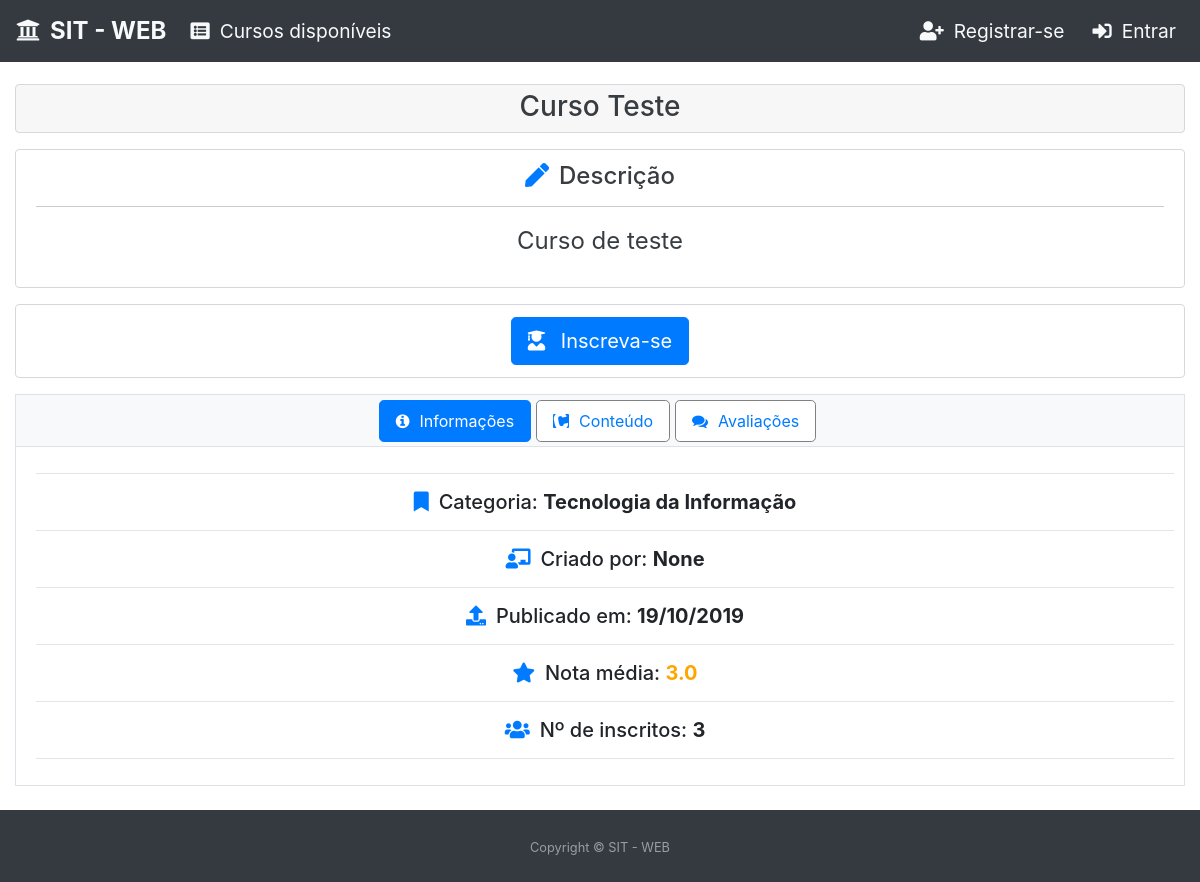
The page /informacoes-curso/1 on the database its author committed.
### core/models.py (models this page shows, shortened)
class Curso(models.Model):
    objects = CursoManager()
    titulo = models.CharField(unique=True, max_length=70)
    categoria = models.ForeignKey(Categoria, on_delete=models.CASCADE)
    usuario = models.ForeignKey(AUTH_USER_MODEL, on_delete=models.CASCADE)
    nome_instrutor = models.CharField(null=True, blank=True, max_length=50)
    palavras_chaves = models.CharField(max_length=150, null=True, blank=True)
    descricao = models.TextField(max_length=250, null=True, blank=True)
    publicado = models.BooleanField(default=False)
    data_publicado = models.DateTimeField(null=True, blank=True)
    data_criacao = models.DateTimeField(auto_now_add=True, null=True, blank=True)
    data_atualizacao = models.DateTimeField(auto_now=True, null=True, blank=True)
    class Meta:
        verbose_name = "Curso"
        verbose_name_plural = "Cursos"
    class CustomMeta:
        ordering_field = 'titulo'
        search_fields = ['titulo', 'categoria__titulo', 'usuario__username', 'palavras_chaves', 'descricao']
    def obtem_nota_media(self):
        nota_media_curso = 0
        avaliacoes = Avaliacao.objects.filter(
            curso=self
        )
        if avaliacoes.count() > 0:
            nota_media_curso = avaliacoes.aggregate(
                Avg('nota')
            )['nota__avg']
        nota_media_curso = float("{0:.1f}".format(nota_media_curso, 1))
        return nota_media_curso
    def tem_conteudo(self):
        unidades = Unidade.objects.filter(curso=self)
        if unidades.count() > 0:
            videos = Video.objects.filter(unidade__in=unidades)
            if videos.count() > 0:
                return True
        else:
            return False
    def obtem_unidades(self):
        unidades_curso = Unidade.objects.filter(
            curso=self
        ).order_by(
            'ordem'
        )
        return unidades_curso
    def obtem_videos(self):
        unidades_curso = self.obtem_unidades()
        videos_curso = Video.objects.filter(
            unidade__in=unidades_curso
        )
        return videos_curso
    def obtem_arquivos(self):
        unidades_curso = self.obtem_unidades()
        arquivos_curso = Arquivo.objects.filter(
            unidade__in=unidades_curso
        )
        return arquivos_curso
    def obtem_questionarios(self):
        unidades_curso = self.obtem_unidades()
        questionarios_curso = Questionario.objects.filter(
            unidade__in=unidades_curso
        )
        return questionarios_curso
    def obtem_numero_inscritos(self):
        numero_inscritos = Inscricao.objects.filter(curso=self).count()
        return numero_inscritos

class Categoria(models.Model):
    objects = CategoriaManager()
    titulo = models.CharField(max_length=40)
    data_criacao = models.DateTimeField(auto_now_add=True, null=True, blank=True)
    data_atualizacao = models.DateTimeField(auto_now=True, null=True, blank=True)
    class Meta:
        verbose_name = "Categoria"
        verbose_name_plural = "Categorias"
    class CustomMeta:
        ordering_field = 'titulo'
        search_fields = ['titulo',]

class Video(models.Model):
    objects = VideoManager()
    titulo = models.CharField(max_length=70)
    unidade = models.ForeignKey(Unidade, on_delete=models.CASCADE)
    video_interno = models.BooleanField(default=False)
    url = models.URLField(max_length=200, null=True, blank=True)
    caminho = models.FileField(upload_to='videos', storage=gd_storage, null=True, blank=True, default=None)
    arquivo_media_url = models.CharField(max_length=250, null=True, blank=True)
    ordem = OrderField(blank=True, for_fields=['unidade'])
    data_criacao = models.DateTimeField(auto_now_add=True, null=True, blank=True)
    data_atualizacao = models.DateTimeField(auto_now=True, null=True, blank=True)
    class Meta:
        verbose_name = "Vídeo"
        verbose_name_plural = "Vídeos"
        ordering = ['ordem']
        unique_together = (('unidade', 'ordem'))
    class CustomMeta:
        ordering_field = 'titulo'
        search_fields = ['titulo', 'unidade__titulo']

### core/views.py (the view)
# urls.py: path('informacoes-curso/<int:id>',          informacoesCursoView,                           name='informacoes-curso'),
def informacoesCursoView(request, id):
    curso_sem_conteudo = False
    unidades = None
    avaliacoes = None
    aluno_inscrito_curso = False
    perfil_aluno = False
    usuario_anonimo = False
    nota_media_curso = "Sem nota"
    numero_unidades = 0
    numero_videos = 0
    numero_arquivos = 0
    numero_questionarios = 0
    numero_avaliacoes = 0
    numero_avaliacoes_nota_1 = 0
    numero_avaliacoes_nota_2 = 0
    numero_avaliacoes_nota_3 = 0
    numero_avaliacoes_nota_4 = 0
    numero_avaliacoes_nota_5 = 0
    percentual_nota_1 = 0
    percentual_nota_2 = 0
    percentual_nota_3 = 0
    percentual_nota_4 = 0
    percentual_nota_5 = 0
    classe_nota_1 = ''
    classe_nota_2 = ''
    classe_nota_3 = ''
    classe_nota_4 = ''
    classe_nota_5 = ''
    curso = get_object_or_404(Curso, pk=id, publicado=True)
    categoria = curso.categoria.titulo
    if curso.usuario.tem_perfil_instrutor():
        instrutor = curso.usuario.get_full_name()
    else:
        instrutor = curso.nome_instrutor
    numero_inscritos = curso.obtem_numero_inscritos()
    if not request.user.is_anonymous:
        if request.user.tem_perfil_aluno():
            perfil_aluno = True
            if Inscricao.objects.usuario_inscrito_curso(
                    usuario=request.user,
                    curso=curso
            ):
                aluno_inscrito_curso = True
    else:
        usuario_anonimo = True
    if curso.tem_conteudo():
        unidades = Unidade.objects.filter(curso=curso)
        unidades_list_ids = []
        for unidade in unidades:
            videos = Video.objects.filter(unidade=unidade).order_by('ordem')
            arquivos = Arquivo.objects.filter(unidade=unidade).order_by('ordem')
            questionarios = Questionario.objects.filter(unidade=unidade).order_by(
                'ordem')
            if videos.count() > 0 or arquivos.count() > 0 or questionarios.count() > 0:
                unidades_list_ids.append(unidade.id)
        unidades = Unidade.objects.filter(id__in=unidades_list_ids)
        avaliacoes = Avaliacao.objects.filter(curso=curso)
        numero_avaliacoes = avaliacoes.count()
        for avaliacao in avaliacoes:
            if avaliacao.nota == 1:
                numero_avaliacoes_nota_1 = numero_avaliacoes_nota_1 + 1
            if avaliacao.nota == 2:
                numero_avaliacoes_nota_2 = numero_avaliacoes_nota_2 + 1
            if avaliacao.nota == 3:
                numero_avaliacoes_nota_3 = numero_avaliacoes_nota_3 + 1
            if avaliacao.nota == 4:
                numero_avaliacoes_nota_4 = numero_avaliacoes_nota_4 + 1
            if avaliacao.nota == 5:
                numero_avaliacoes_nota_5 = numero_avaliacoes_nota_5 + 1
        if numero_avaliacoes > 0:
            percentual_nota_1 = (numero_avaliacoes_nota_1 * 100) / numero_avaliacoes
            percentual_nota_2 = (numero_avaliacoes_nota_2 * 100) / numero_avaliacoes
            percentual_nota_3 = (numero_avaliacoes_nota_3 * 100) / numero_avaliacoes
            percentual_nota_4 = (numero_avaliacoes_nota_4 * 100) / numero_avaliacoes
            percentual_nota_5 = (numero_avaliacoes_nota_5 * 100) / numero_avaliacoes
        percentual_nota_1 = "{:.2f}".format(percentual_nota_1)
        percentual_nota_2 = "{:.2f}".format(percentual_nota_2)
        percentual_nota_3 = "{:.2f}".format(percentual_nota_3)
        percentual_nota_4 = "{:.2f}".format(percentual_nota_4)
        percentual_nota_5 = "{:.2f}".format(percentual_nota_5)
        nota_media_curso = "SEM NOTA"
        if avaliacoes.count() > 0:
            nota_media_curso = curso.obtem_nota_media()
            nota_media_curso = "{:.1f}".format(nota_media_curso)
        numero_unidades = unidades.count()
        numero_videos = curso.obtem_videos().count()
        numero_arquivos = curso.obtem_arquivos().count()
        numero_questionarios = curso.obtem_questionarios().count()
        if nota_media_curso is not None and nota_media_curso != "SEM NOTA":
            dict_classe_nota = obtem_classe_notas(float(nota_media_curso))
            classe_nota_1 = dict_classe_nota['nota_1']
            classe_nota_2 = dict_classe_nota['nota_2']
            classe_nota_3 = dict_classe_nota['nota_3']
            classe_nota_4 = dict_classe_nota['nota_4']
            classe_nota_5 = dict_classe_nota['nota_5']
    else:
        curso_sem_conteudo = True
    return render(
        request,
        'core/curso-informacoes.html',
        {
            'curso': curso,
            'categoria': categoria,
            'instrutor': instrutor,
            'numero_inscritos': numero_inscritos,
            'curso_sem_conteudo': curso_sem_conteudo,
            'perfil_aluno': perfil_aluno,
            'usuario_anonimo': usuario_anonimo,
            'aluno_inscrito_curso': aluno_inscrito_curso,
            'unidades': unidades,
            'avaliacoes': avaliacoes,
            'nota_media_curso': nota_media_curso,
            'numero_unidades': numero_unidades,
            'numero_videos': numero_videos,
            'numero_arquivos': numero_arquivos,
            'numero_questionarios': numero_questionarios,
            'numero_avaliacoes': numero_avaliacoes,
            'numero_avaliacoes_nota_1': numero_avaliacoes_nota_1,
            'numero_avaliacoes_nota_2': numero_avaliacoes_nota_2,
            'numero_avaliacoes_nota_3': numero_avaliacoes_nota_3,
            'numero_avaliacoes_nota_4': numero_avaliacoes_nota_4,
            'numero_avaliacoes_nota_5': numero_avaliacoes_nota_5,
            'percentual_nota_1': percentual_nota_1,
            'percentual_nota_2': percentual_nota_2,
            'percentual_nota_3': percentual_nota_3,
            'percentual_nota_4': percentual_nota_4,
            'percentual_nota_5': percentual_nota_5,
            'classe_nota_1': classe_nota_1,
            'classe_nota_2': classe_nota_2,
            'classe_nota_3': classe_nota_3,
            'classe_nota_4': classe_nota_4,
            'classe_nota_5': classe_nota_5,
        }
    )

### accounts/models.py (called while the page is built)
    def tem_perfil_instrutor(self):
        if self.perfil == self.INSTRUTOR:
            return True
        return False

### core/templates/core/curso-informacoes.html (shortened to what this page needs)
{% extends  'base-home-page.html' %}
{% load static %}
{% block conteudo-home-page %}
    <div id="page-content">
        <section class="py-4" style="margin-top: 60px;">
            <div id="content" class="container-fluid">
              <div class="alert alert-secondary" role="alert" style="background-color: rgba(0,0,0,.03); padding: 0;">
                <h3 class="text-center" style="margin-top: 5px;">{{ curso.titulo }}</h3>
              </div>
              <div class="alert alert-secondary" role="alert" style="background-color: white;">
                  <h4 class="text-center"><i class="fas fa-pen class-icone-content"></i>Descrição</h4>
                  <hr/>
                  <p class="text-center" style="font-size: 1.5rem;">
                      {{ curso.descricao }}
                  </p>
              </div>
              <div class="alert alert-secondary" role="alert" style="background-color: white;">
                  {% if perfil_aluno == True and aluno_inscrito_curso == False or usuario_anonimo == True %}
                  <div class="col text-center" style="margin-bottom: 0px;">
                      <a href="/inscricao-curso/{{curso.id}}" class="btn btn-primary btn-lg" role="button" title="Realiza inscrição no curso">
                          <i class="fas fa-user-graduate class-icone-button"></i>
                              Inscreva-se
                      </a>
                  </div>
                  {% endif %}
              </div>
              <ul class="nav nav-tabs nav-tabs-content justify-content-center" id="navegacao-curso" role="tablist">
                  <li class="nav-item">
                      <a class="nav-link nav-link-content active" id="informacoes-tab" data-toggle="tab" href="#informacoes-curso" role="tab" aria-controls="informacoes-curso" aria-selected="false" title="Informações gerais do curso">
                          <i class="fa fa-info-circle class-icone-content"></i>Informações
                      </a>
                  </li>
                  <li class="nav-item">
                      <a class="nav-link nav-link-content" id="conteudo-tab" data-toggle="tab" href="#conteudo-curso" role="tab" aria-controls="conteudo-curso" aria-selected="false" title="Informações dos conteúdos do curso">
                          <i class="fab fa-contao class-icone-content"></i>Conteúdo
                      </a>
                  </li>
                  <li class="nav-item">
                      <a class="nav-link nav-link-content" id="avaliacoes-tab" data-toggle="tab" href="#avaliacoes-curso" role="tab" aria-controls="avaliacoes-curso" aria-selected="false" title="Informações de avaliações do curso pelos alunos">
                          <i class="fa fa-comments class-icone-content"></i>Avaliações
                      </a>
                  </li>
              </ul>
              <div class="tab-content" id="navegacao-conteudo">
                  <div class="tab-pane fade show active" id="informacoes-curso" role="tabpanel" aria-labelledby="informacoes-tab">
                    <div class="tab-content-body">
                        <hr/>
                        <h5 class="text-center"><i class="fas fa-bookmark class-icone-content"></i>Categoria: <b>{{ categoria }}</b></h5>
                        <hr/>
                        <h5 class="text-center"><i class="fas fa-chalkboard-teacher class-icone-content"></i>Criado por: <b>{{ instrutor }}</b></h5>
                        <hr/>
                        {%if curso.data_publicado != None %}
                        <h5 class="text-center"><i class="fas fa-upload class-icone-content"></i>Publicado em: <b>{{ curso.data_publicado|date:"d/m/Y"}}</b></h5>
                        <hr/>
                        {% else %}
                        <h5 class="text-center"><i class="fas fa-upload class-icone-content"></i>Não publicado</h5>
                        <hr/>
                        {% endif %}
                        <h5 class="text-center"><i class="fas fa-star class-icone-content"></i>Nota média: <span class="text-center" style="color:orange;"><b>{{ nota_media_curso }}</b></span></h5>
                        <hr/>
                        <h5 class="text-center"><i class="fas fa-users class-icone-content"></i>Nº de inscritos: <b>{{ numero_inscritos }}</b></h5>
                        <hr/>
                    </div>
                  </div>
              </div>
            </div>
         </section>
    </div>
{% endblock %}

### core/templates/core/curso-informacoes.html (style rules this page uses)
html, body { height: 100%; }
#page-content { flex: 1 0 auto; //margin-top: 40px; }
.tab-content-body { margin-left: 10px; padding: 10px; }
.tab-content { border-bottom: 1px solid #dee2e6; border-left: 1px solid #dee2e6; border-right: 1px solid #dee2e6; }
.nav-tabs-content { border: 1px solid #dee2e6; background-color: #f8f9fa; }
.nav-link-content { border: 1px solid gray !important; color: color: #007bff;; background-color: white; border-top-left-radius: 0 !important; border-top-right-radius: 0 !important; border-radius: .3rem !important; font-family: inherit !important; margin-right: 5px !important; margin-bottom: 5px !important; margin-top: 5px !important; }
.nav-link-content.active { color: white !important; background-color: #007bff !important; border: 1px solid #007bff !important; border-top-left-radius: 0 !important; border-top-right-radius: 0 !important; border-radius: .3rem !important; font-family: inherit !important; }
.nav-link-content.active > i { color: white !important; }
.class-icone-content { margin-right: 10px; color: #007bff; }
.class-icone-button { margin-right: 10px; color: white; }

### rows shown on the page
Curso: titulo "Curso Teste", descricao "Curso de teste", data_publicado "19/10/2019"
Categoria: titulo "Tecnologia da Informação"
Video: url "None"

### other values the page prints
{{ nota_media_curso }} "3.0"
{{ numero_inscritos }} "3"
